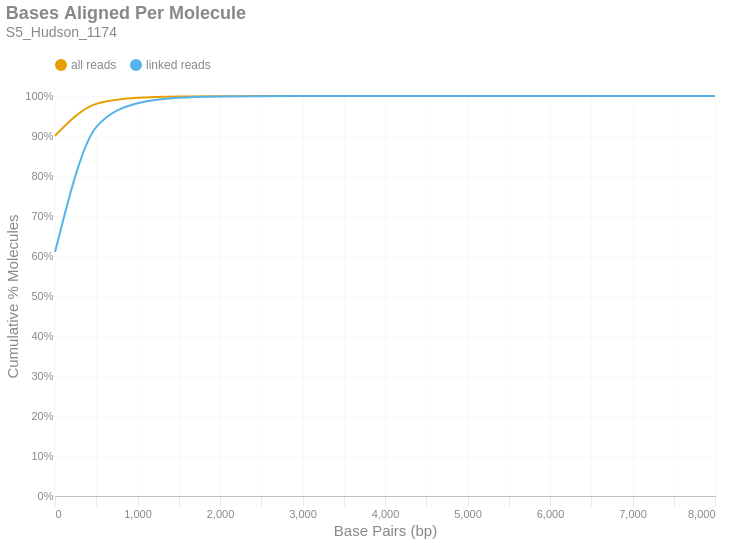

Write notebook code for a chart like this one.
### Markdown cell above
### Bases Aligned Per Molecule
This is a cumulative frequency distribution showing the number of base pairs aligned per unique molecule. These data are shown in 500 bp bins. There are two distributions: one with `all reads` (yellow) and another with only `linked reads` (blue). The percent of molecules in the `linked reads` distribution is relative to the total number of linked molecules.

### Code cell
if SKIPLR:
    print_html(f"Skipped")
else:
    binned_df = consolidated_hist(valids['aligned_bp'], mask, 500, True)
    with SafeRender(binned_df):
        (
            density_plot(binned_df, 'Bases Aligned Per Molecule', samplename, 'basesper')
            .encode(
                x=alt.X('bin:Q', title="Base Pairs (bp)").axis(tickMinStep=500).scale(padding=0),
                y=alt.Y('value:Q', title='Cumulative % Molecules')
                    .axis(format='%')
                    .scale(domain = [0,1])
                    .stack(False),
                color=alt.Color("key:N").scale(domain = ["all reads", "linked reads"]),
                tooltip = [
                    alt.Tooltip("key:N", title = "Data Type"),
                    alt.Tooltip("range_label:N", title="Bases Aligned Per Molecule"),
                    alt.Tooltip("value:Q", format = ".2%", title="% Molecules (Cum.)")
                ]
            )
        ).display()

### Figure 1 — Vega-Lite specification as saved in the notebook (floating-point values rounded to 4 significant figures)
{"width": "container", "height": 400, "config": {"title": {"anchor": "start", "dy": -15, "fontSize": 18, "color": "#888888", "subtitleColor": "#888888", "subtitleFontSize": 14}, "arc": {"fill": "#0072B2"}, "axis": {"domainColor": "#888888", "domainWidth": 0.5, "gridWidth": 0.2, "grid": false, "titleFontWeight": 400, "titleFontSize": 15, "labelFontSize": 11, "labelColor": "#888888", "tickColor": "#888888", "tickWidth": 0.2, "titleColor": "#888888"}, "axisBand": {"grid": false}, "axisX": {"grid": true, "tickSize": 10, "domainCap": "round"}, "axisY": {"domain": false, "grid": true, "tickSize": 0, "domainCap": "round"}, "background": "transparent", "header": {"labelFontSize": 15, "labelColor": "#888888", "titleFontSize": 15, "titleFontWeight": 600, "titleColor": "#888888"}, "legend": {"labelFont": "sans-serif", "labelFontSize": 12, "labelColor": "#888888", "symbolSize": 100, "symbolType": "circle", "titleFontSize": 12, "titlePadding": 10, "titleColor": "#888888", "title": null, "orient": "top"}, "range": {"category": ["#E69F00", "#56B4E9", "#009E73", "#F0E442", "#0072B2", "#D55E00", "#CC79A7", "#000000"], "diverging": ["#cfe8f3", "#a2d4ec", "#73bfe2", "#46abdb", "#1696d2", "#12719e"]}, "area": {"fill": "#0072B2", "fillOpacity": 0.7, "line": true, "strokeOpacity": 0.7}, "line": {"color": "#0072B2", "stroke": "#0072B2", "strokeWidth": 2}, "trail": {"color": "#0072B2", "stroke": "#0072B2", "strokeWidth": 0, "size": 1}, "point": {"filled": true, "fillOpacity": 1.0, "size": 95}, "text": {"color": "#888888", "fontSize": 11, "align": "right", "fontWeight": 400, "size": 11}, "bar": {"fill": "#0072B2", "stroke": null}, "view": {"stroke": null, "continuousWidth": 660, "continuousHeight": 400}}, "data": {"name": "data-08678e20167e672e6a97b7c21c41a72a"}, "mark": {"type": "line", "interpolate": "monotone", "point": {"opacity": 0, "size": 275}}, "encoding": {"color": {"field": "key", "scale": {"domain": ["all reads", "linked reads"]}, "type": "nominal"}, "tooltip": [{"field": "key", "title": "Data Type", "type": "nominal"}, {"field": "range_label", "title": "Bases Aligned Per Molecule", "type": "nominal"}, {"field": "value", "format": ".2%", "title": "% Molecules (Cum.)", "type": "quantitative"}], "x": {"axis": {"tickMinStep": 500}, "field": "bin", "scale": {"padding": 0}, "title": "Base Pairs (bp)", "type": "quantitative"}, "y": {"axis": {"format": "%"}, "field": "value", "scale": {"domain": [0, 1]}, "stack": false, "title": "Cumulative % Molecules", "type": "quantitative"}}, "params": [{"name": "param_c36ac31b6afebe62", "select": {"type": "point", "fields": ["key"]}, "bind": "legend"}], "title": {"text": "Bases Aligned Per Molecule", "subtitle": "S5_Hudson_1174"}, "transform": [{"fold": ["all reads (cumsum)", "linked reads (cumsum)"]}, {"calculate": "replace(datum.key, ' (cumsum)', '')", "as": "key"}, {"filter": {"param": "param_c36ac31b6afebe62"}}], "usermeta": {"embedOptions": {"downloadFileName": "S5_Hudson_1174.basesper"}}, "$schema": "https://vega.github.io/schema/vega-lite/v6.1.0.json", "datasets": {"data-08678e20167e672e6a97b7c21c41a72a": [{"bin": "0.0", "interval": "0.0-500.0", "all reads": 0.9008, "linked reads": 0.6097, "all reads (cumsum)": 0.9008, "linked reads (cumsum)": 0.6097, "range_label": "0-499"}, {"bin": "500.0", "interval": "500.0-1000.0", "all reads": 0.07955, "linked reads": 0.3125, "all reads (cumsum)": 0.9804, "linked reads (cumsum)": 0.9223, "range_label": "500-999"}, {"bin": "1000.0", "interval": "1000.0-1500.0", "all reads": 0.01508, "linked reads": 0.05968, "all reads (cumsum)": 0.9954, "linked reads (cumsum)": 0.9819, "range_label": "1000-1499"}, {"bin": "1500.0", "interval": "1500.0-2000.0", "all reads": 0.003381, "linked reads": 0.01339, "all reads (cumsum)": 0.9988, "linked reads (cumsum)": 0.9953, "range_label": "1500-1999"}, {"bin": "2000.0", "interval": "2000.0-2500.0", "all reads": 0.0008398, "linked reads": 0.003326, "all reads (cumsum)": 0.9997, "linked reads (cumsum)": 0.9987, "range_label": "2000-2499"}, {"bin": "2500.0", "interval": "2500.0-3000.0", "all reads": 0.0002207, "linked reads": 0.0008739, "all reads (cumsum)": 0.9999, "linked reads (cumsum)": 0.9995, "range_label": "2500-2999"}, {"bin": "3000.0", "interval": "3000.0-3500.0", "all reads": 6.815e-05, "linked reads": 0.0002699, "all reads (cumsum)": 1.0, "linked reads (cumsum)": 0.9998, "range_label": "3000-3499"}, {"bin": "3500.0", "interval": "3500.0-4000.0", "all reads": 2.704e-05, "linked reads": 0.0001071, "all reads (cumsum)": 1.0, "linked reads (cumsum)": 0.9999, "range_label": "3500-3999"}, {"bin": "4000.0", "interval": "4000.0-4500.0", "all reads": 1.37e-05, "linked reads": 5.426e-05, "all reads (cumsum)": 1.0, "linked reads (cumsum)": 1.0, "range_label": "4000-4499"}, {"bin": "4500.0", "interval": "4500.0-5000.0", "all reads": 4.327e-06, "linked reads": 1.713e-05, "all reads (cumsum)": 1.0, "linked reads (cumsum)": 1.0, "range_label": "4500-4999"}, {"bin": "5000.0", "interval": "5000.0-5500.0", "all reads": 2.163e-06, "linked reads": 8.567e-06, "all reads (cumsum)": 1.0, "linked reads (cumsum)": 1.0, "range_label": "5000-5499"}, {"bin": "5500.0", "interval": "5500.0-6000.0", "all reads": 3.606e-07, "linked reads": 1.428e-06, "all reads (cumsum)": 1.0, "linked reads (cumsum)": 1.0, "range_label": "5500-5999"}, {"bin": "6000.0", "interval": "6000.0-6500.0", "all reads": 7.211e-07, "linked reads": 2.856e-06, "all reads (cumsum)": 1.0, "linked reads (cumsum)": 1.0, "range_label": "6000-6499"}, {"bin": "6500.0", "interval": "6500.0-7000.0", "all reads": 0.0, "linked reads": 0.0, "all reads (cumsum)": 1.0, "linked reads (cumsum)": 1.0, "range_label": "6500-6999"}, {"bin": "7000.0", "interval": "7000.0-7500.0", "all reads": 3.606e-07, "linked reads": 1.428e-06, "all reads (cumsum)": 1.0, "linked reads (cumsum)": 1.0, "range_label": "7000-7499"}, {"bin": "7500.0", "interval": "7500.0-8000.0", "all reads": 0.0, "linked reads": 0.0, "all reads (cumsum)": 1.0, "linked reads (cumsum)": 1.0, "range_label": "7500-7999"}, {"bin": "8000.0", "interval": "8000.0-8500.0", "all reads": 3.606e-07, "linked reads": 1.428e-06, "all reads (cumsum)": 1.0, "linked reads (cumsum)": 1.0, "range_label": "8000-8499"}]}}
